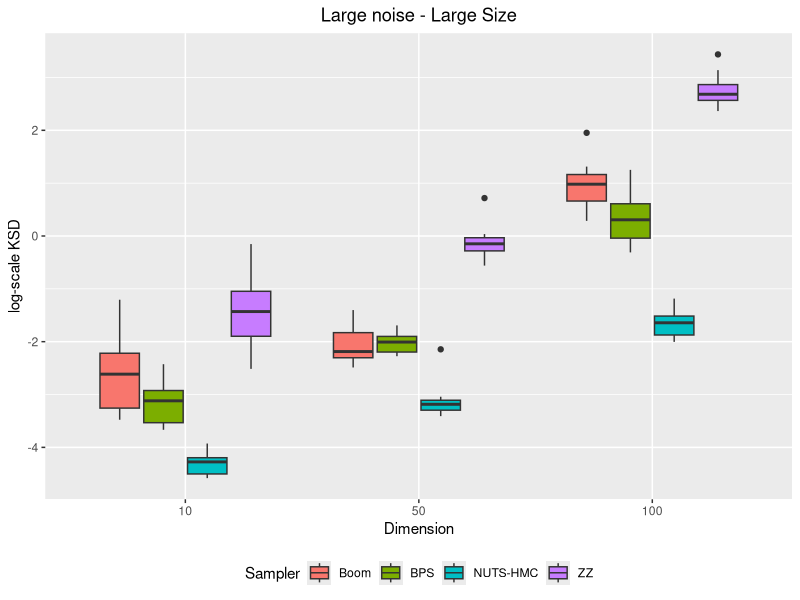

Source code (R):
# plot by number of dimensions
library(ggplot2)

convergence_bk_d10_n1000_slar = read.csv("convergence_bk_d10_n1000_slar.csv")
convergence_zz_d10_n1000_slar = read.csv("convergence_zz_d10_n1000_slar.csv")
convergence_hmc_d10_n1000_slar = read.csv("convergence_hmc_d10_n1000_slar.csv")
convergence_bps_d10_n1000_slar = read.csv("convergence_bps_d10_n1000_slar.csv")
convergence_bk_d50_n1000_slar = read.csv("convergence_bk_d50_n1000_slar.csv")
convergence_zz_d50_n1000_slar = read.csv("convergence_zz_d50_n1000_slar.csv")
convergence_hmc_d50_n1000_slar = read.csv("convergence_hmc_d50_n1000_slar.csv")
convergence_bps_d50_n1000_slar = read.csv("convergence_bps_d50_n1000_slar.csv")
convergence_bk_d100_n10000_slar = read.csv("convergence_bk_d100_n10000_slar.csv")
convergence_zz_d100_n10000_slar = read.csv("convergence_zz_d100_n10000_slar.csv")
convergence_hmc_d100_n10000_slar = read.csv("convergence_hmc_d100_n10000_slar.csv")
convergence_bps_d100_n10000_slar = read.csv("convergence_bps_d100_n10000_slar.csv")

#dataframe creation 
convergence_d10 = c(convergence_bk_d10_n1000_slar$X0,convergence_bps_d10_n1000_slar$X0,convergence_zz_d10_n1000_slar$X0,convergence_hmc_d10_n1000_slar$X0)
convergence_d50 = c(convergence_bk_d50_n1000_slar$X0,convergence_bps_d50_n1000_slar$X0,convergence_zz_d50_n1000_slar$X0,convergence_hmc_d50_n1000_slar$X0)
convergence_d100 = c(convergence_bk_d100_n10000_slar$X0,convergence_bps_d100_n10000_slar$X0,convergence_zz_d100_n10000_slar$X0,convergence_hmc_d100_n10000_slar$X0)
convergence_val = log(c(convergence_d10, convergence_d50, convergence_d100))
convergence = c("10", "50", "100")
d_val = rep(convergence, each=40)
samplers = c("Boom", "BPS", "ZZ", "NUTS-HMC")
s_val = c(rep(samplers, each=10),rep(samplers, each=10),rep(samplers, each=10))

df = data.frame(d_val, convergence_val, s_val)

#plot 
png("convergence_by_dimension_nlar_slar.png", units="in", width=5, height=5, res=600)
ggplot(df, aes(x=factor(d_val, level=c("10", "50", "100")), y=convergence_val, fill=s_val)) + 
  geom_boxplot() + xlab("Dimension") + ggtitle("Large noise - Large Size")+ labs(fill='Sampler') + theme(plot.title = element_text(hjust = 0.5), legend.position="bottom") + ylab("log-scale KSD")
dev.off()
